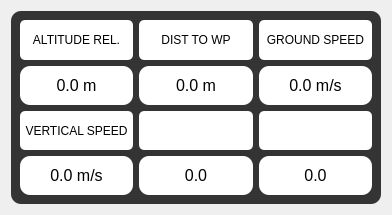
<?xml version="1.0" encoding="UTF-8"?>
<ui version="4.0">
 <class>Form</class>
 <widget class="QWidget" name="Form">
  <property name="enabled">
   <bool>true</bool>
  </property>
  <property name="geometry">
   <rect>
    <x>0</x>
    <y>0</y>
    <width>392</width>
    <height>215</height>
   </rect>
  </property>
  <property name="sizePolicy">
   <sizepolicy hsizetype="Fixed" vsizetype="Fixed">
    <horstretch>0</horstretch>
    <verstretch>0</verstretch>
   </sizepolicy>
  </property>
  <property name="windowTitle">
   <string>Form</string>
  </property>
  <layout class="QVBoxLayout" name="verticalLayout_9">
   <item>
    <widget class="QFrame" name="frame">
     <property name="styleSheet">
      <string notr="true">QFrame{
background-color:rgb(52, 52, 52);
border-radius:10px;
}</string>
     </property>
     <property name="frameShape">
      <enum>QFrame::StyledPanel</enum>
     </property>
     <property name="frameShadow">
      <enum>QFrame::Raised</enum>
     </property>
     <layout class="QVBoxLayout" name="verticalLayout_8">
      <item>
       <layout class="QVBoxLayout" name="verticalLayout_7">
        <item>
         <layout class="QHBoxLayout" name="horizontalLayout">
          <item>
           <layout class="QVBoxLayout" name="verticalLayout">
            <item>
             <widget class="QLabel" name="label">
              <property name="styleSheet">
               <string notr="true">QLabel{
background-color:rgb(255, 255, 255);
color:rgb(0, 0, 0);
border-radius:5px;
}</string>
              </property>
              <property name="text">
               <string>ALTITUDE REL.</string>
              </property>
              <property name="alignment">
               <set>Qt::AlignCenter</set>
              </property>
             </widget>
            </item>
            <item>
             <widget class="QLabel" name="label_3">
              <property name="font">
               <font>
                <pointsize>12</pointsize>
               </font>
              </property>
              <property name="styleSheet">
               <string notr="true">QLabel{
background-color:rgb(255, 255, 255);
color:rgb(0, 0, 0);
}</string>
              </property>
              <property name="text">
               <string>0.0 m</string>
              </property>
              <property name="alignment">
               <set>Qt::AlignCenter</set>
              </property>
             </widget>
            </item>
           </layout>
          </item>
          <item>
           <layout class="QVBoxLayout" name="verticalLayout_2">
            <item>
             <widget class="QLabel" name="label_9">
              <property name="styleSheet">
               <string notr="true">QLabel{
background-color:rgb(255, 255, 255);
color:rgb(0, 0, 0);
border-radius:5px;
}</string>
              </property>
              <property name="text">
               <string>DIST TO WP</string>
              </property>
              <property name="alignment">
               <set>Qt::AlignCenter</set>
              </property>
             </widget>
            </item>
            <item>
             <widget class="QLabel" name="label_10">
              <property name="font">
               <font>
                <pointsize>12</pointsize>
               </font>
              </property>
              <property name="styleSheet">
               <string notr="true">QLabel{
background-color:rgb(255, 255, 255);
color:rgb(0, 0, 0);
}</string>
              </property>
              <property name="text">
               <string>0.0 m</string>
              </property>
              <property name="alignment">
               <set>Qt::AlignCenter</set>
              </property>
             </widget>
            </item>
           </layout>
          </item>
          <item>
           <layout class="QVBoxLayout" name="verticalLayout_4">
            <item>
             <widget class="QLabel" name="label_13">
              <property name="styleSheet">
               <string notr="true">QLabel{
background-color:rgb(255, 255, 255);
color:rgb(0, 0, 0);
border-radius:5px;
}</string>
              </property>
              <property name="text">
               <string>GROUND SPEED</string>
              </property>
              <property name="alignment">
               <set>Qt::AlignCenter</set>
              </property>
             </widget>
            </item>
            <item>
             <widget class="QLabel" name="label_14">
              <property name="font">
               <font>
                <pointsize>12</pointsize>
               </font>
              </property>
              <property name="styleSheet">
               <string notr="true">QLabel{
background-color:rgb(255, 255, 255);
color:rgb(0, 0, 0);
}</string>
              </property>
              <property name="text">
               <string>0.0 m/s</string>
              </property>
              <property name="alignment">
               <set>Qt::AlignCenter</set>
              </property>
             </widget>
            </item>
           </layout>
          </item>
         </layout>
        </item>
        <item>
         <layout class="QHBoxLayout" name="horizontalLayout_2">
          <item>
           <layout class="QVBoxLayout" name="verticalLayout_3">
            <item>
             <widget class="QLabel" name="label_11">
              <property name="styleSheet">
               <string notr="true">QLabel{
background-color:rgb(255, 255, 255);
color:rgb(0, 0, 0);
border-radius:5px;
}</string>
              </property>
              <property name="text">
               <string>VERTICAL SPEED</string>
              </property>
              <property name="alignment">
               <set>Qt::AlignCenter</set>
              </property>
             </widget>
            </item>
            <item>
             <widget class="QLabel" name="label_12">
              <property name="font">
               <font>
                <pointsize>12</pointsize>
               </font>
              </property>
              <property name="styleSheet">
               <string notr="true">QLabel{
background-color:rgb(255, 255, 255);
color:rgb(0, 0, 0);
}</string>
              </property>
              <property name="text">
               <string>0.0 m/s</string>
              </property>
              <property name="alignment">
               <set>Qt::AlignCenter</set>
              </property>
             </widget>
            </item>
           </layout>
          </item>
          <item>
           <layout class="QVBoxLayout" name="verticalLayout_5">
            <item>
             <widget class="QLabel" name="label_15">
              <property name="styleSheet">
               <string notr="true">QLabel{
background-color:rgb(255, 255, 255);
color:rgb(0, 0, 0);
border-radius:5px;
}</string>
              </property>
              <property name="text">
               <string/>
              </property>
              <property name="alignment">
               <set>Qt::AlignCenter</set>
              </property>
             </widget>
            </item>
            <item>
             <widget class="QLabel" name="label_16">
              <property name="font">
               <font>
                <pointsize>12</pointsize>
               </font>
              </property>
              <property name="styleSheet">
               <string notr="true">QLabel{
background-color:rgb(255, 255, 255);
color:rgb(0, 0, 0);
}</string>
              </property>
              <property name="text">
               <string>0.0</string>
              </property>
              <property name="alignment">
               <set>Qt::AlignCenter</set>
              </property>
             </widget>
            </item>
           </layout>
          </item>
          <item>
           <layout class="QVBoxLayout" name="verticalLayout_6">
            <item>
             <widget class="QLabel" name="label_17">
              <property name="styleSheet">
               <string notr="true">QLabel{
background-color:rgb(255, 255, 255);
color:rgb(0, 0, 0);
border-radius:5px;
}</string>
              </property>
              <property name="text">
               <string/>
              </property>
              <property name="alignment">
               <set>Qt::AlignCenter</set>
              </property>
             </widget>
            </item>
            <item>
             <widget class="QLabel" name="label_18">
              <property name="font">
               <font>
                <pointsize>12</pointsize>
               </font>
              </property>
              <property name="styleSheet">
               <string notr="true">QLabel{
background-color:rgb(255, 255, 255);
color:rgb(0, 0, 0);
}</string>
              </property>
              <property name="text">
               <string>0.0</string>
              </property>
              <property name="alignment">
               <set>Qt::AlignCenter</set>
              </property>
             </widget>
            </item>
           </layout>
          </item>
         </layout>
        </item>
       </layout>
      </item>
     </layout>
    </widget>
   </item>
  </layout>
 </widget>
 <resources/>
 <connections/>
</ui>
